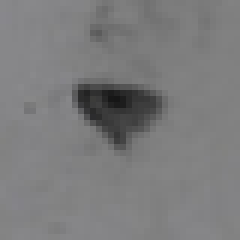
#> input picture stm32/test_implem_a.jpg, 40 x 40 px (shown 6 times larger)
$ python leggitxt.py
#> lines starting #> are read from the running program, lines starting #| are printed output that depends on the picture; after the words box and inside, x2 and y2 are one past the last pixel; in counts of white or black regions, pixels touching at a corner belong together
import csv
import numpy as np
import cv2


# image test
image = "test_implem_a.jpg"

# xml cascade
cascade = "cascade20.xml"

# input image
img = cv2.imread(image, cv2.IMREAD_UNCHANGED)
#> img is the input picture: shape (40, 40, 3); mean B, G, R 124.6, 124, 124


# openCV detection stuff
gray = cv2.cvtColor(img, cv2.COLOR_BGR2GRAY)

insect_classifier = cv2.CascadeClassifier(cascade)

insects = insect_classifier.detectMultiScale(gray, 1.2, 1)
#> insects = [[8, 7, 22, 22]]

for (x,y,w,h) in insects:
    cv2.rectangle(img, (x,y), (x+w, y+h), (0, 255, 0), 1) #green rectangle
#> this loop made 1 pass
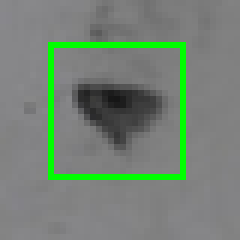
#> img: shape (40, 40, 3) (shown 6 times larger); 5.5% of pixels changed, all inside (x1, y1, x2, y2) = (8, 7, 31, 30)

print ('openCV detection:')
print(insects)
#| [[ 8  7 22 22]]
print('\n')


# stm32 detection stuff
rects = []

with open('20stageDetections.txt','r') as f:
#> (reads stm32/20stageDetections.txt from the repository)
    for l in f:
        row = l.split()
        rects.append([int(row[0]), int(row[1]), int(row[2]),int(row[3])])

rects,weights = cv2.groupRectangles(rects, 1, 0.4)
#> rects = [[7, 6, 21, 21]]; weights = [28]

for (x,y,w,h) in rects:
    cv2.rectangle(img, (x,y), (x+w, y+h), (255, 0, 0), 1) #blue rectangle
#> this loop made 1 pass
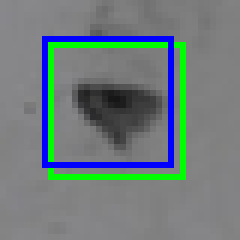
#> img: shape (40, 40, 3) (shown 6 times larger); 5.25% of pixels changed, all inside (x1, y1, x2, y2) = (7, 6, 29, 28)

print('stm32 detection:')
print(rects)
#| [[ 7  6 21 21]]


#resize output image (bigger)
resized = cv2.resize(img, (100,100))
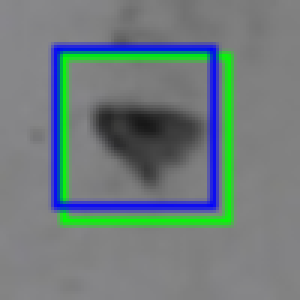
#> resized: shape (100, 100, 3) (shown 3 times larger); mean B, G, R 124.3, 124, 110.3


#show image
cv2.imshow('Insect detection', resized)

cv2.waitKey(0)

cv2.destroyAllWindows()
